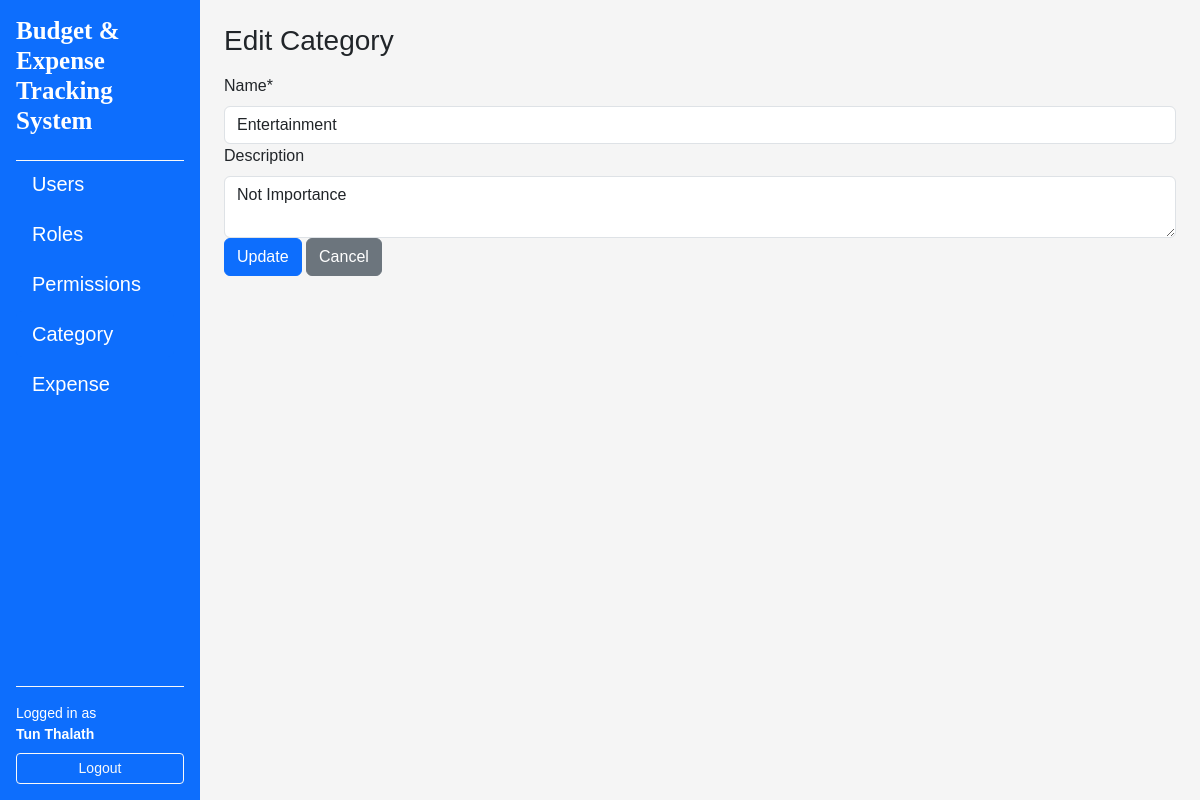
Page /categories/2/edit (signed in) on the committed database.
### app/models/user.py (models this page shows, shortened)
class User(UserMixin, db.Model):
    __tablename__ = "users"
    id = db.Column(db.Integer, primary_key=True)
    username = db.Column(db.String(80), unique=True, nullable=False)
    email = db.Column(db.String(120), unique=True, nullable=False)
    full_name = db.Column(db.String(120), nullable=False)
    is_active = db.Column(db.Boolean, default=True, nullable=False)
    password_hash = db.Column(db.String(255), nullable=False)
    created_at = db.Column(db.DateTime, default=datetime.utcnow, nullable=False)
    updated_at = db.Column(db.DateTime, default=datetime.utcnow, onupdate=datetime.utcnow, nullable=False)
    roles = db.relationship("Role", secondary=user_roles, back_populates="users")

### app/models/categories.py (models this page shows, shortened)
class Category(db.Model):
    __tablename__="categories"
    id = db.Column(db.Integer, primary_key=True)
    name = db.Column(db.String(15), unique=True, nullable=False)
    description = db.Column(db.String(255))
    created_at = db.Column(db.DateTime, default=datetime.utcnow, nullable=False)
    updated_at = db.Column(db.DateTime, default=datetime.utcnow, onupdate=datetime.utcnow, nullable=False)
    expenses = db.relationship("Expense", secondary=expense_categories, back_populates="categories")

### app/routes/category_routes.py (the view, shortened to what this page needs)
@category_bp.route("/<int:category_id>/edit", methods=["GET", "POST"])
@login_required
def edit(category_id: int):
    category = CategoryService.get_by_id(category_id)
    if category is None:
        abort(404)
    form = CategoryEditForm(original_category=category, obj=category)
    return render_template("categories/edit.html", category=category, form=form)

### app/forms/category_forms.py
class CategoryEditForm(FlaskForm):
    name = StringField(
        "Name*",
        validators=[DataRequired()],
        render_kw={"placeholder": "Enter category name"}
    )
    description = TextAreaField(
        "Description",
        validators=[DataRequired()]
    )
    submit = SubmitField("Update")
    def __init__(self, original_category: Category, *args, **kwargs):
        super().__init__(*args, **kwargs)
        self.original_category = original_category

### app/services/category_services.py (called while the page is built)
    @staticmethod
    def get_by_id(category_id: int) -> Optional[Category]:
        return Category.query.get(category_id)

### app/templates/categories/edit.html (shortened to what this page needs)
{% extends "layouts/base.html" %}
{% block content %}
<h1 class="h3 mb-3"> Edit Category </h1>
<form method="post", novalidate>
     {% include "categories/_form.html" %}
</form>
{% endblock %}

### app/templates/layouts/base.html (shortened to what this page needs)
<!doctype html>
<html lang="en">
    <head>
        <link href="https://cdn.jsdelivr.net/npm/bootstrap@5.3.8/dist/css/bootstrap.min.css" rel="stylesheet" />
        <link rel="stylesheet" href="https://cdnjs.cloudflare.com/ajax/libs/font-awesome/4.7.0/css/font-awesome.min.css">
        <link rel="stylesheet" href="{{ url_for('static', filename='css/style.css') }} " />
    </head>
    <body>
        <div class="container-fluid">
            <div class="row min-vh-100">
                {% if current_user.is_authenticated %}
                <nav class="col-12 col-md-3 col-lg-2 bg-primary text-white d-flex flex-column p-3">
                    <h5 class="mb-4 title">Budget & Expense Tracking System</h5>
                    <div class="flex-grow-1 overflow-auto border-top border-light">
                        <ul class="nav nav-pills flex-column gap-1">
                            <li class="nav-item">
                                <a href="{{ url_for('users.index') }}"
                                class="nav-link text-white {% if request.blueprint == 'users' %}active{% endif %}">
                                    Users
                                </a>
                            </li>
                            <li class="nav-item">
                                <a href="{{ url_for('roles.index') }}"
                                class="nav-link text-white {% if request.blueprint == 'roles' %}active{% endif %}">
                                    Roles
                                </a>
                            </li>
                            <li class="nav-item">
                                <a href="{{ url_for('permissions.index') }}"
                                class="nav-link text-white {% if request.blueprint == 'permissions' %}active{% endif %}">
                                    Permissions
                                </a>
                            </li>
                            <li class="nav-item">
                                <a href="{{ url_for('categories.index') }}"
                                class="nav-link text-white {% if request.blueprint == 'categories' %}active{% endif %}">
                                    Category
                                </a>
                            </li>
                            <li class="nav-item">
                                <a href="{{ url_for('expenses.index') }}"
                                class="nav-link text-white {% if request.blueprint == 'expenses' %}active{% endif %}">
                                    Expense
                                </a>
                            </li>
                        </ul>
                    </div>
                    <div class="mt-auto pt-3 border-top border-light">
                        {% if current_user.is_authenticated %}
                            <div class="small mb-2">
                                Logged in as<br>
                                <strong>{{ current_user.full_name }}</strong>
                            </div>
                            <a href="{{ url_for('auth.logout') }}"
                            class="btn btn-outline-light btn-sm w-100">
                                Logout
                            </a>
                        {% else %}
                            <a href="{{ url_for('auth.login') }}"
                            class="btn btn-outline-light btn-sm w-100">
                                Login
                            </a>
                        {% endif %}
                    </div>
                </nav>
                {% endif %}
                <main class="col-12 col-md-9 col-lg-10 p-4">
                    {% block content %}{% endblock %}
                </main>
            </div>
        </div>
    </body>
</html>

### app/templates/categories/_form.html (shortened to what this page needs)
<div class="mb=3">
    {{ form.name.label(class="form-label") }}
    {{ form.name(class="form-control") }}
</div>
<div class="mb=3">
    {{ form.description.label(class="form-label") }}
    {{ form.description(class="form-control") }}
</div>
<div>
    {{ form.submit(class="btn btn-primary") }}
    <a href="{{ url_for('categories.index') }}" class="btn btn-secondary"> Cancel</a>
</div>

### app/static/css/style.css (style rules this page uses)
body { background-color: #f5f5f5; font-family: Arial; }
nav a { margin-right: 10px; }
.title { font-family: 'Times New Roman', Times, serif; font-weight: 700; font-size: 25px; }
.nav-item { font-size: 20px; }

### rows in the picture
User: full_name "Tun Thalath"
Category: name "Entertainment", description "Not Importance"
